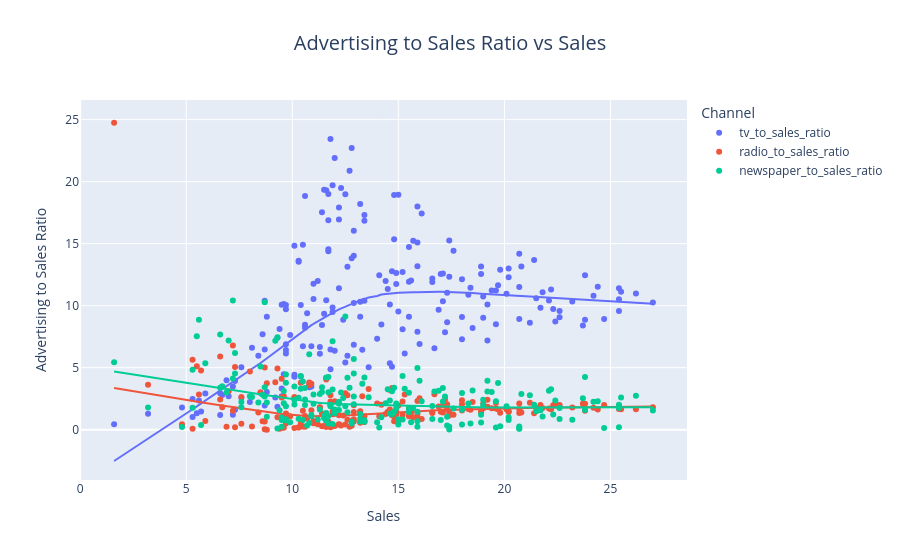

Notebook code cell kept with this figure:
### Code cell
%pip install statsmodels

df_melted = data.melt(id_vars = ['Sales'] , 
                    value_vars = ['tv_to_sales_ratio' , 'radio_to_sales_ratio' , 'newspaper_to_sales_ratio'] , 
                    var_name = 'Channel' , value_name = 'Ratio')  
fig = px.scatter(df_melted , x = 'Sales' , y = 'Ratio' , color = 'Channel' ,  trendline="lowess",
                title = 'Advertising to Sales Ratio vs Sales' , 
                labels = {'Sales': 'Sales', 'Ratio': 'Advertising to Sales Ratio'}, 
                color_discrete_sequence = ['#636EFA', '#EF553B', '#00CC96']) 
fig.update_layout( 
    title_font_size = 20,
    title_x = 0.5) 
fig.show()

### Figure 1 — Plotly figure (JSON) as saved in the notebook; plotly's stock layout.template omitted (floating-point values rounded to 4 significant figures; data arrays with more than 128 entries replaced by an {"elided": "..."} marker saying what was removed)
{"data": [{"hovertemplate": "Channel=tv_to_sales_ratio<br>Sales=%{x}<br>Advertising to Sales Ratio=%{y}<extra></extra>", "legendgroup": "tv_to_sales_ratio", "marker": {"color": "#636EFA", "symbol": "circle"}, "mode": "markers", "name": "tv_to_sales_ratio", "orientation": "v", "showlegend": true, "type": "scatter", "x": {"elided": "200 float values"}, "xaxis": "x", "y": {"elided": "200 float values"}, "yaxis": "y"}, {"hovertemplate": "<b>LOWESS trendline</b><br><br>Channel=tv_to_sales_ratio<br>Sales=%{x}<br>Advertising to Sales Ratio=%{y} <b>(trend)</b><extra></extra>", "legendgroup": "tv_to_sales_ratio", "marker": {"color": "#636EFA", "symbol": "circle"}, "mode": "lines", "name": "tv_to_sales_ratio", "showlegend": false, "type": "scatter", "x": {"elided": "200 float values"}, "xaxis": "x", "y": {"elided": "200 float values"}, "yaxis": "y"}, {"hovertemplate": "Channel=radio_to_sales_ratio<br>Sales=%{x}<br>Advertising to Sales Ratio=%{y}<extra></extra>", "legendgroup": "radio_to_sales_ratio", "marker": {"color": "#EF553B", "symbol": "circle"}, "mode": "markers", "name": "radio_to_sales_ratio", "orientation": "v", "showlegend": true, "type": "scatter", "x": {"elided": "200 float values"}, "xaxis": "x", "y": {"elided": "200 float values"}, "yaxis": "y"}, {"hovertemplate": "<b>LOWESS trendline</b><br><br>Channel=radio_to_sales_ratio<br>Sales=%{x}<br>Advertising to Sales Ratio=%{y} <b>(trend)</b><extra></extra>", "legendgroup": "radio_to_sales_ratio", "marker": {"color": "#EF553B", "symbol": "circle"}, "mode": "lines", "name": "radio_to_sales_ratio", "showlegend": false, "type": "scatter", "x": {"elided": "200 float values"}, "xaxis": "x", "y": {"elided": "200 float values"}, "yaxis": "y"}, {"hovertemplate": "Channel=newspaper_to_sales_ratio<br>Sales=%{x}<br>Advertising to Sales Ratio=%{y}<extra></extra>", "legendgroup": "newspaper_to_sales_ratio", "marker": {"color": "#00CC96", "symbol": "circle"}, "mode": "markers", "name": "newspaper_to_sales_ratio", "orientation": "v", "showlegend": true, "type": "scatter", "x": {"elided": "200 float values"}, "xaxis": "x", "y": {"elided": "200 float values"}, "yaxis": "y"}, {"hovertemplate": "<b>LOWESS trendline</b><br><br>Channel=newspaper_to_sales_ratio<br>Sales=%{x}<br>Advertising to Sales Ratio=%{y} <b>(trend)</b><extra></extra>", "legendgroup": "newspaper_to_sales_ratio", "marker": {"color": "#00CC96", "symbol": "circle"}, "mode": "lines", "name": "newspaper_to_sales_ratio", "showlegend": false, "type": "scatter", "x": {"elided": "200 float values"}, "xaxis": "x", "y": {"elided": "200 float values"}, "yaxis": "y"}], "layout": {"legend": {"title": {"text": "Channel"}, "tracegroupgap": 0}, "title": {"font": {"size": 20}, "text": "Advertising to Sales Ratio vs Sales", "x": 0.5}, "xaxis": {"anchor": "y", "domain": [0, 1], "title": {"text": "Sales"}}, "yaxis": {"anchor": "x", "domain": [0, 1], "title": {"text": "Advertising to Sales Ratio"}}}}
